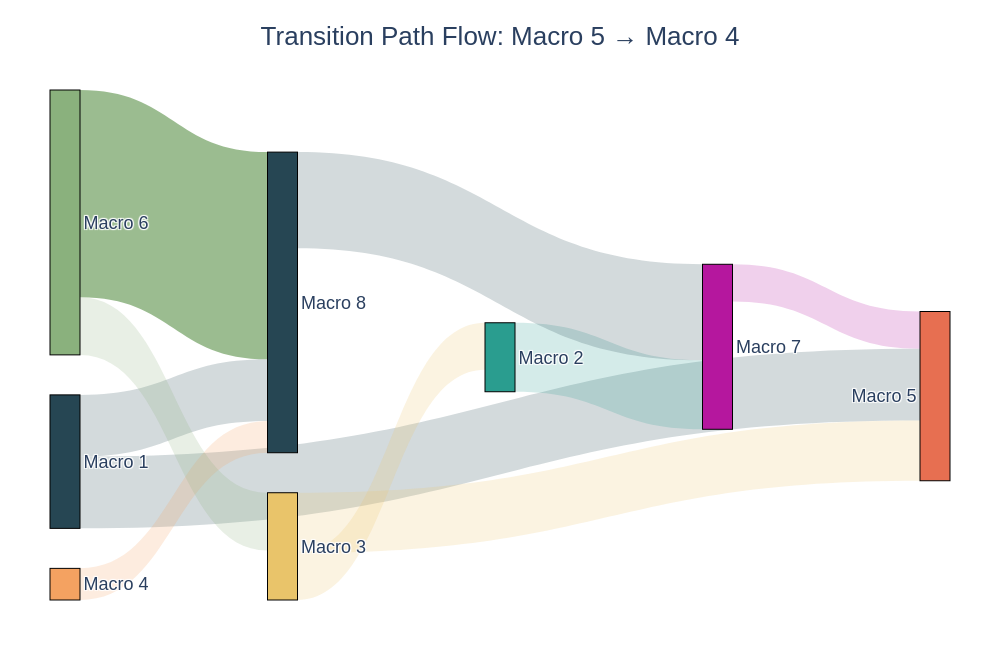

Notebook cell for this chart:
### Code cell
import plotly.graph_objects as go
import numpy as np

# Assuming net_flux, pi, n_macrostates, start, and end are already defined

source_nodes = []
target_nodes = []
flux_values = []
node_labels = [f"Macro {i+1}" for i in range(n_macrostates)]

# 1. Stricter Threshold to clean up the layout
max_flux = np.max(net_flux)
threshold = 0.15 * max_flux

for i in range(n_macrostates):
    for j in range(n_macrostates):
        if net_flux[i, j] > threshold:
            source_nodes.append(i)
            target_nodes.append(j)
            flux_values.append(net_flux[i, j])

# Muted color palette
colors = ['#264653', '#2A9D8F', '#E9C46A', '#F4A261', '#E76F51', '#8AB17D', '#B5179E']
node_colors = [colors[i % len(colors)] for i in range(n_macrostates)]

# 2. Highlight the dominant path
link_colors = []
for src, val in zip(source_nodes, flux_values):
    hex_col = node_colors[src].lstrip('#')
    rgb = tuple(int(hex_col[i:i+2], 16) for i in (0, 2, 4))

    # If this link carries >80% of the max flux, make it highly opaque.
    # Otherwise, fade it out to keep the focus on the main pathway.
    if val >= 0.80 * max_flux:
        alpha = 0.85  # Dominant path (pops out)
    else:
        alpha = 0.20  # Minor paths (faded)

    link_colors.append(f"rgba({rgb[0]}, {rgb[1]}, {rgb[2]}, {alpha})")

# 3. Build the Figure
fig = go.Figure(data=[go.Sankey(
    arrangement = "snap",
    node=dict(
        pad=40, # Increased padding to give nodes more breathing room
        thickness=30,
        line=dict(color="black", width=1),
        label=node_labels,
        color=node_colors,

        # ---------------------------------------------------------
        # THE FIX FOR UGLY LAYOUTS: MANUAL POSITIONING
        # Plotly accepts normalized coordinates (0.0 to 1.0).
        # Uncomment and adjust these arrays to strictly force node positions!
        # x=[0.05, 0.3, 0.6, 0.9], # Left-to-right positions for each macrostate
        # y=[0.5, 0.2, 0.8, 0.5],  # Top-to-bottom positions for each macrostate
        # ---------------------------------------------------------

        customdata=[f"{pi[i]*100:.1f}%" for i in range(n_macrostates)],
        hovertemplate='<b>%{label}</b><br>Stationary Occupancy: %{customdata}<extra></extra>'
    ),
    link=dict(
        source=source_nodes,
        target=target_nodes,
        value=flux_values,
        color=link_colors,
        hovertemplate='Path: %{source.label} → %{target.label}<br>Reactive Flux: %{value:.2e}<extra></extra>'
    )
)])

# 4. Larger Fonts and Presentation-Ready Layout
fig.update_layout(
    title=dict(
        text=f"Transition Path Flow: Macro {start} → Macro {end}",
        x=0.5,
        font=dict(size=26, family="Arial, sans-serif") # Increased title
    ),
    font=dict(size=18, family="Arial, sans-serif"), # Increased global font
    width=1000,
    height=650,
    margin=dict(l=50, r=50, t=90, b=50)
)

fig.show()

### Figure 1 — Plotly figure (JSON) as saved in the notebook; plotly's stock layout.template omitted (floating-point values rounded to 4 significant figures)
{"data": [{"arrangement": "snap", "link": {"color": ["rgba(38, 70, 83, 0.2)", "rgba(38, 70, 83, 0.2)", "rgba(42, 157, 143, 0.2)", "rgba(233, 196, 106, 0.2)", "rgba(233, 196, 106, 0.2)", "rgba(244, 162, 97, 0.2)", "rgba(138, 177, 125, 0.2)", "rgba(138, 177, 125, 0.85)", "rgba(181, 23, 158, 0.2)", "rgba(38, 70, 83, 0.2)"], "hovertemplate": "Path: %{source.label} → %{target.label}<br>Reactive Flux: %{value:.2e}<extra></extra>", "source": [0, 0, 1, 2, 2, 3, 5, 5, 6, 7], "target": [4, 7, 6, 1, 4, 7, 2, 7, 4, 6], "value": [8.013e-05, 6.905e-05, 7.708e-05, 5.254e-05, 6.734e-05, 3.534e-05, 6.446e-05, 0.0002315, 4.168e-05, 0.0001073]}, "node": {"color": ["#264653", "#2A9D8F", "#E9C46A", "#F4A261", "#E76F51", "#8AB17D", "#B5179E", "#264653"], "customdata": ["9.2%", "13.1%", "14.7%", "24.1%", "16.7%", "3.7%", "7.9%", "10.4%"], "hovertemplate": "<b>%{label}</b><br>Stationary Occupancy: %{customdata}<extra></extra>", "label": ["Macro 1", "Macro 2", "Macro 3", "Macro 4", "Macro 5", "Macro 6", "Macro 7", "Macro 8"], "line": {"color": "black", "width": 1}, "pad": 40, "thickness": 30}, "type": "sankey"}], "layout": {"font": {"family": "Arial, sans-serif", "size": 18}, "height": 650, "margin": {"b": 50, "l": 50, "r": 50, "t": 90}, "title": {"font": {"family": "Arial, sans-serif", "size": 26}, "text": "Transition Path Flow: Macro 5 → Macro 4", "x": 0.5}, "width": 1000}}
